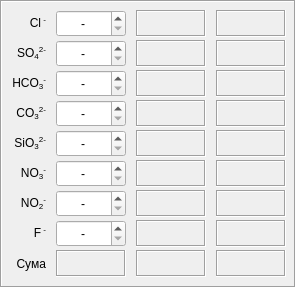
   <widget class="QFrame" name="frame_5">
    <property name="geometry">
     <rect>
      <x>815</x>
      <y>242</y>
      <width>296</width>
      <height>288</height>
     </rect>
    </property>
    <property name="frameShape">
     <enum>QFrame::Box</enum>
    </property>
    <property name="frameShadow">
     <enum>QFrame::Sunken</enum>
    </property>
    <widget class="QLabel" name="label_74">
     <property name="geometry">
      <rect>
       <x>136</x>
       <y>40</y>
       <width>70</width>
       <height>27</height>
      </rect>
     </property>
     <property name="frameShape">
      <enum>QFrame::Box</enum>
     </property>
     <property name="frameShadow">
      <enum>QFrame::Sunken</enum>
     </property>
     <property name="text">
      <string/>
     </property>
     <property name="alignment">
      <set>Qt::AlignCenter</set>
     </property>
    </widget>
    <widget class="QLabel" name="label_59">
     <property name="geometry">
      <rect>
       <x>6</x>
       <y>40</y>
       <width>40</width>
       <height>27</height>
      </rect>
     </property>
     <property name="text">
      <string>&lt;html&gt;&lt;head/&gt;&lt;body&gt;&lt;p&gt;SO&lt;span style=&quot; vertical-align:sub;&quot;&gt;4&lt;/span&gt;&lt;span style=&quot; vertical-align:super;&quot;&gt;2-&lt;/span&gt;&lt;/p&gt;&lt;/body&gt;&lt;/html&gt;</string>
     </property>
     <property name="alignment">
      <set>Qt::AlignRight|Qt::AlignTrailing|Qt::AlignVCenter</set>
     </property>
     <property name="wordWrap">
      <bool>true</bool>
     </property>
    </widget>
    <widget class="QDoubleSpinBox" name="doubleSpinBox_18">
     <property name="geometry">
      <rect>
       <x>56</x>
       <y>220</y>
       <width>70</width>
       <height>27</height>
      </rect>
     </property>
     <property name="locale">
      <locale language="C" country="AnyCountry"/>
     </property>
     <property name="alignment">
      <set>Qt::AlignCenter</set>
     </property>
     <property name="specialValueText">
      <string>-</string>
     </property>
     <property name="decimals">
      <number>1</number>
     </property>
     <property name="minimum">
      <double>-0.100000000000000</double>
     </property>
     <property name="maximum">
      <double>99999.899999999994179</double>
     </property>
     <property name="singleStep">
      <double>0.100000000000000</double>
     </property>
     <property name="value">
      <double>-0.100000000000000</double>
     </property>
    </widget>
    <widget class="QDoubleSpinBox" name="doubleSpinBox_12">
     <property name="geometry">
      <rect>
       <x>56</x>
       <y>40</y>
       <width>70</width>
       <height>27</height>
      </rect>
     </property>
     <property name="locale">
      <locale language="C" country="AnyCountry"/>
     </property>
     <property name="alignment">
      <set>Qt::AlignCenter</set>
     </property>
     <property name="specialValueText">
      <string>-</string>
     </property>
     <property name="decimals">
      <number>1</number>
     </property>
     <property name="minimum">
      <double>-0.100000000000000</double>
     </property>
     <property name="maximum">
      <double>99999.899999999994179</double>
     </property>
     <property name="singleStep">
      <double>0.100000000000000</double>
     </property>
     <property name="value">
      <double>-0.100000000000000</double>
     </property>
    </widget>
    <widget class="QLabel" name="label_75">
     <property name="geometry">
      <rect>
       <x>136</x>
       <y>70</y>
       <width>70</width>
       <height>27</height>
      </rect>
     </property>
     <property name="frameShape">
      <enum>QFrame::Box</enum>
     </property>
     <property name="frameShadow">
      <enum>QFrame::Sunken</enum>
     </property>
     <property name="text">
      <string/>
     </property>
     <property name="alignment">
      <set>Qt::AlignCenter</set>
     </property>
    </widget>
    <widget class="QLabel" name="label_29">
     <property name="geometry">
      <rect>
       <x>136</x>
       <y>10</y>
       <width>70</width>
       <height>27</height>
      </rect>
     </property>
     <property name="frameShape">
      <enum>QFrame::Box</enum>
     </property>
     <property name="frameShadow">
      <enum>QFrame::Sunken</enum>
     </property>
     <property name="text">
      <string/>
     </property>
     <property name="alignment">
      <set>Qt::AlignCenter</set>
     </property>
    </widget>
    <widget class="QDoubleSpinBox" name="doubleSpinBox_14">
     <property name="geometry">
      <rect>
       <x>56</x>
       <y>100</y>
       <width>70</width>
       <height>27</height>
      </rect>
     </property>
     <property name="locale">
      <locale language="C" country="AnyCountry"/>
     </property>
     <property name="alignment">
      <set>Qt::AlignCenter</set>
     </property>
     <property name="specialValueText">
      <string>-</string>
     </property>
     <property name="decimals">
      <number>1</number>
     </property>
     <property name="minimum">
      <double>-0.100000000000000</double>
     </property>
     <property name="maximum">
      <double>99999.899999999994179</double>
     </property>
     <property name="singleStep">
      <double>0.100000000000000</double>
     </property>
     <property name="value">
      <double>-0.100000000000000</double>
     </property>
    </widget>
    <widget class="QLabel" name="label_62">
     <property name="geometry">
      <rect>
       <x>6</x>
       <y>130</y>
       <width>40</width>
       <height>27</height>
      </rect>
     </property>
     <property name="text">
      <string>&lt;html&gt;&lt;head/&gt;&lt;body&gt;&lt;p&gt;SiO&lt;span style=&quot; vertical-align:sub;&quot;&gt;3&lt;/span&gt;&lt;span style=&quot; vertical-align:super;&quot;&gt;2-&lt;/span&gt;&lt;/p&gt;&lt;/body&gt;&lt;/html&gt;</string>
     </property>
     <property name="alignment">
      <set>Qt::AlignRight|Qt::AlignTrailing|Qt::AlignVCenter</set>
     </property>
     <property name="wordWrap">
      <bool>true</bool>
     </property>
    </widget>
    <widget class="QLabel" name="label_82">
     <property name="geometry">
      <rect>
       <x>216</x>
       <y>220</y>
       <width>70</width>
       <height>27</height>
      </rect>
     </property>
     <property name="frameShape">
      <enum>QFrame::Box</enum>
     </property>
     <property name="frameShadow">
      <enum>QFrame::Sunken</enum>
     </property>
     <property name="text">
      <string/>
     </property>
     <property name="alignment">
      <set>Qt::AlignCenter</set>
     </property>
    </widget>
    <widget class="QLabel" name="label_76">
     <property name="geometry">
      <rect>
       <x>136</x>
       <y>100</y>
       <width>70</width>
       <height>27</height>
      </rect>
     </property>
     <property name="frameShape">
      <enum>QFrame::Box</enum>
     </property>
     <property name="frameShadow">
      <enum>QFrame::Sunken</enum>
     </property>
     <property name="text">
      <string/>
     </property>
     <property name="alignment">
      <set>Qt::AlignCenter</set>
     </property>
    </widget>
    <widget class="QLabel" name="label_78">
     <property name="geometry">
      <rect>
       <x>136</x>
       <y>160</y>
       <width>70</width>
       <height>27</height>
      </rect>
     </property>
     <property name="frameShape">
      <enum>QFrame::Box</enum>
     </property>
     <property name="frameShadow">
      <enum>QFrame::Sunken</enum>
     </property>
     <property name="text">
      <string/>
     </property>
     <property name="alignment">
      <set>Qt::AlignCenter</set>
     </property>
    </widget>
    <widget class="QLabel" name="label_88">
     <property name="geometry">
      <rect>
       <x>216</x>
       <y>10</y>
       <width>70</width>
       <height>27</height>
      </rect>
     </property>
     <property name="frameShape">
      <enum>QFrame::Box</enum>
     </property>
     <property name="frameShadow">
      <enum>QFrame::Sunken</enum>
     </property>
     <property name="text">
      <string/>
     </property>
     <property name="alignment">
      <set>Qt::AlignCenter</set>
     </property>
    </widget>
    <widget class="QLabel" name="label_65">
     <property name="geometry">
      <rect>
       <x>6</x>
       <y>220</y>
       <width>40</width>
       <height>27</height>
      </rect>
     </property>
     <property name="text">
      <string>&lt;html&gt;&lt;head/&gt;&lt;body&gt;&lt;p&gt;F&lt;span style=&quot; vertical-align:super;&quot;&gt; -&lt;/span&gt;&lt;/p&gt;&lt;/body&gt;&lt;/html&gt;</string>
     </property>
     <property name="alignment">
      <set>Qt::AlignRight|Qt::AlignTrailing|Qt::AlignVCenter</set>
     </property>
     <property name="wordWrap">
      <bool>true</bool>
     </property>
    </widget>
    <widget class="QLabel" name="label_83">
     <property name="geometry">
      <rect>
       <x>216</x>
       <y>130</y>
       <width>70</width>
       <height>27</height>
      </rect>
     </property>
     <property name="frameShape">
      <enum>QFrame::Box</enum>
     </property>
     <property name="frameShadow">
      <enum>QFrame::Sunken</enum>
     </property>
     <property name="text">
      <string/>
     </property>
     <property name="alignment">
      <set>Qt::AlignCenter</set>
     </property>
    </widget>
    <widget class="QLabel" name="label_61">
     <property name="geometry">
      <rect>
       <x>6</x>
       <y>100</y>
       <width>40</width>
       <height>27</height>
      </rect>
     </property>
     <property name="text">
      <string>&lt;html&gt;&lt;head/&gt;&lt;body&gt;&lt;p&gt;CO&lt;span style=&quot; vertical-align:sub;&quot;&gt;3&lt;/span&gt;&lt;span style=&quot; vertical-align:super;&quot;&gt;2-&lt;/span&gt;&lt;/p&gt;&lt;/body&gt;&lt;/html&gt;</string>
     </property>
     <property name="alignment">
      <set>Qt::AlignRight|Qt::AlignTrailing|Qt::AlignVCenter</set>
     </property>
     <property name="wordWrap">
      <bool>true</bool>
     </property>
    </widget>
    <widget class="QLabel" name="label_77">
     <property name="geometry">
      <rect>
       <x>136</x>
       <y>130</y>
       <width>70</width>
       <height>27</height>
      </rect>
     </property>
     <property name="frameShape">
      <enum>QFrame::Box</enum>
     </property>
     <property name="frameShadow">
      <enum>QFrame::Sunken</enum>
     </property>
     <property name="text">
      <string/>
     </property>
     <property name="alignment">
      <set>Qt::AlignCenter</set>
     </property>
    </widget>
    <widget class="QDoubleSpinBox" name="doubleSpinBox_15">
     <property name="geometry">
      <rect>
       <x>56</x>
       <y>130</y>
       <width>70</width>
       <height>27</height>
      </rect>
     </property>
     <property name="locale">
      <locale language="C" country="AnyCountry"/>
     </property>
     <property name="alignment">
      <set>Qt::AlignCenter</set>
     </property>
     <property name="specialValueText">
      <string>-</string>
     </property>
     <property name="decimals">
      <number>1</number>
     </property>
     <property name="minimum">
      <double>-0.100000000000000</double>
     </property>
     <property name="maximum">
      <double>99999.899999999994179</double>
     </property>
     <property name="singleStep">
      <double>0.100000000000000</double>
     </property>
     <property name="value">
      <double>-0.100000000000000</double>
     </property>
    </widget>
    <widget class="QDoubleSpinBox" name="doubleSpinBox_17">
     <property name="geometry">
      <rect>
       <x>56</x>
       <y>190</y>
       <width>70</width>
       <height>27</height>
      </rect>
     </property>
     <property name="locale">
      <locale language="C" country="AnyCountry"/>
     </property>
     <property name="alignment">
      <set>Qt::AlignCenter</set>
     </property>
     <property name="specialValueText">
      <string>-</string>
     </property>
     <property name="decimals">
      <number>1</number>
     </property>
     <property name="minimum">
      <double>-0.100000000000000</double>
     </property>
     <property name="maximum">
      <double>99999.899999999994179</double>
     </property>
     <property name="singleStep">
      <double>0.100000000000000</double>
     </property>
     <property name="value">
      <double>-0.100000000000000</double>
     </property>
    </widget>
    <widget class="QLabel" name="label_84">
     <property name="geometry">
      <rect>
       <x>216</x>
       <y>190</y>
       <width>70</width>
       <height>27</height>
      </rect>
     </property>
     <property name="frameShape">
      <enum>QFrame::Box</enum>
     </property>
     <property name="frameShadow">
      <enum>QFrame::Sunken</enum>
     </property>
     <property name="text">
      <string/>
     </property>
     <property name="alignment">
      <set>Qt::AlignCenter</set>
     </property>
    </widget>
    <widget class="QLabel" name="label_57">
     <property name="geometry">
      <rect>
       <x>6</x>
       <y>10</y>
       <width>40</width>
       <height>27</height>
      </rect>
     </property>
     <property name="text">
      <string>&lt;html&gt;&lt;head/&gt;&lt;body&gt;&lt;p&gt;Cl&lt;span style=&quot; vertical-align:super;&quot;&gt; -&lt;/span&gt;&lt;/p&gt;&lt;/body&gt;&lt;/html&gt;</string>
     </property>
     <property name="alignment">
      <set>Qt::AlignRight|Qt::AlignTrailing|Qt::AlignVCenter</set>
     </property>
     <property name="wordWrap">
      <bool>true</bool>
     </property>
    </widget>
    <widget class="QLabel" name="label_79">
     <property name="geometry">
      <rect>
       <x>136</x>
       <y>190</y>
       <width>70</width>
       <height>27</height>
      </rect>
     </property>
     <property name="frameShape">
      <enum>QFrame::Box</enum>
     </property>
     <property name="frameShadow">
      <enum>QFrame::Sunken</enum>
     </property>
     <property name="text">
      <string/>
     </property>
     <property name="alignment">
      <set>Qt::AlignCenter</set>
     </property>
    </widget>
    <widget class="QLabel" name="label_85">
     <property name="geometry">
      <rect>
       <x>216</x>
       <y>160</y>
       <width>70</width>
       <height>27</height>
      </rect>
     </property>
     <property name="frameShape">
      <enum>QFrame::Box</enum>
     </property>
     <property name="frameShadow">
      <enum>QFrame::Sunken</enum>
     </property>
     <property name="text">
      <string/>
     </property>
     <property name="alignment">
      <set>Qt::AlignCenter</set>
     </property>
    </widget>
    <widget class="QLabel" name="label_80">
     <property name="geometry">
      <rect>
       <x>136</x>
       <y>220</y>
       <width>70</width>
       <height>27</height>
      </rect>
     </property>
     <property name="frameShape">
      <enum>QFrame::Box</enum>
     </property>
     <property name="frameShadow">
      <enum>QFrame::Sunken</enum>
     </property>
     <property name="text">
      <string/>
     </property>
     <property name="alignment">
      <set>Qt::AlignCenter</set>
     </property>
    </widget>
    <widget class="QLabel" name="label_86">
     <property name="geometry">
      <rect>
       <x>216</x>
       <y>40</y>
       <width>70</width>
       <height>27</height>
      </rect>
     </property>
     <property name="frameShape">
      <enum>QFrame::Box</enum>
     </property>
     <property name="frameShadow">
      <enum>QFrame::Sunken</enum>
     </property>
     <property name="text">
      <string/>
     </property>
     <property name="alignment">
      <set>Qt::AlignCenter</set>
     </property>
    </widget>
    <widget class="QLabel" name="label_64">
     <property name="geometry">
      <rect>
       <x>6</x>
       <y>190</y>
       <width>40</width>
       <height>27</height>
      </rect>
     </property>
     <property name="text">
      <string>&lt;html&gt;&lt;head/&gt;&lt;body&gt;&lt;p&gt;NO&lt;span style=&quot; vertical-align:sub;&quot;&gt;2&lt;/span&gt;&lt;span style=&quot; vertical-align:super;&quot;&gt;-&lt;/span&gt;&lt;/p&gt;&lt;/body&gt;&lt;/html&gt;</string>
     </property>
     <property name="alignment">
      <set>Qt::AlignRight|Qt::AlignTrailing|Qt::AlignVCenter</set>
     </property>
     <property name="wordWrap">
      <bool>true</bool>
     </property>
    </widget>
    <widget class="QLabel" name="label_81">
     <property name="geometry">
      <rect>
       <x>216</x>
       <y>100</y>
       <width>70</width>
       <height>27</height>
      </rect>
     </property>
     <property name="frameShape">
      <enum>QFrame::Box</enum>
     </property>
     <property name="frameShadow">
      <enum>QFrame::Sunken</enum>
     </property>
     <property name="text">
      <string/>
     </property>
     <property name="alignment">
      <set>Qt::AlignCenter</set>
     </property>
    </widget>
    <widget class="QLabel" name="label_60">
     <property name="geometry">
      <rect>
       <x>6</x>
       <y>70</y>
       <width>40</width>
       <height>27</height>
      </rect>
     </property>
     <property name="text">
      <string>&lt;html&gt;&lt;head/&gt;&lt;body&gt;&lt;p&gt;HCO&lt;span style=&quot; vertical-align:sub;&quot;&gt;3&lt;/span&gt;&lt;span style=&quot; vertical-align:super;&quot;&gt;-&lt;/span&gt;&lt;/p&gt;&lt;/body&gt;&lt;/html&gt;</string>
     </property>
     <property name="alignment">
      <set>Qt::AlignRight|Qt::AlignTrailing|Qt::AlignVCenter</set>
     </property>
     <property name="wordWrap">
      <bool>true</bool>
     </property>
    </widget>
    <widget class="QLabel" name="label_87">
     <property name="geometry">
      <rect>
       <x>216</x>
       <y>70</y>
       <width>70</width>
       <height>27</height>
      </rect>
     </property>
     <property name="frameShape">
      <enum>QFrame::Box</enum>
     </property>
     <property name="frameShadow">
      <enum>QFrame::Sunken</enum>
     </property>
     <property name="text">
      <string/>
     </property>
     <property name="alignment">
      <set>Qt::AlignCenter</set>
     </property>
    </widget>
    <widget class="QDoubleSpinBox" name="doubleSpinBox_13">
     <property name="geometry">
      <rect>
       <x>56</x>
       <y>70</y>
       <width>70</width>
       <height>27</height>
      </rect>
     </property>
     <property name="locale">
      <locale language="C" country="AnyCountry"/>
     </property>
     <property name="alignment">
      <set>Qt::AlignCenter</set>
     </property>
     <property name="specialValueText">
      <string>-</string>
     </property>
     <property name="decimals">
      <number>1</number>
     </property>
     <property name="minimum">
      <double>-0.100000000000000</double>
     </property>
     <property name="maximum">
      <double>99999.899999999994179</double>
     </property>
     <property name="singleStep">
      <double>0.100000000000000</double>
     </property>
     <property name="value">
      <double>-0.100000000000000</double>
     </property>
    </widget>
    <widget class="QLabel" name="label_63">
     <property name="geometry">
      <rect>
       <x>6</x>
       <y>160</y>
       <width>40</width>
       <height>27</height>
      </rect>
     </property>
     <property name="text">
      <string>&lt;html&gt;&lt;head/&gt;&lt;body&gt;&lt;p&gt;NO&lt;span style=&quot; vertical-align:sub;&quot;&gt;3&lt;/span&gt;&lt;span style=&quot; vertical-align:super;&quot;&gt;-&lt;/span&gt;&lt;/p&gt;&lt;/body&gt;&lt;/html&gt;</string>
     </property>
     <property name="alignment">
      <set>Qt::AlignRight|Qt::AlignTrailing|Qt::AlignVCenter</set>
     </property>
     <property name="wordWrap">
      <bool>true</bool>
     </property>
    </widget>
    <widget class="QDoubleSpinBox" name="doubleSpinBox_11">
     <property name="geometry">
      <rect>
       <x>56</x>
       <y>10</y>
       <width>70</width>
       <height>27</height>
      </rect>
     </property>
     <property name="locale">
      <locale language="C" country="AnyCountry"/>
     </property>
     <property name="alignment">
      <set>Qt::AlignCenter</set>
     </property>
     <property name="specialValueText">
      <string>-</string>
     </property>
     <property name="decimals">
      <number>1</number>
     </property>
     <property name="minimum">
      <double>-0.100000000000000</double>
     </property>
     <property name="maximum">
      <double>99999.899999999994179</double>
     </property>
     <property name="singleStep">
      <double>0.100000000000000</double>
     </property>
     <property name="value">
      <double>-0.100000000000000</double>
     </property>
    </widget>
    <widget class="QDoubleSpinBox" name="doubleSpinBox_16">
     <property name="geometry">
      <rect>
       <x>56</x>
       <y>160</y>
       <width>70</width>
       <height>27</height>
      </rect>
     </property>
     <property name="locale">
      <locale language="C" country="AnyCountry"/>
     </property>
     <property name="alignment">
      <set>Qt::AlignCenter</set>
     </property>
     <property name="specialValueText">
      <string>-</string>
     </property>
     <property name="decimals">
      <number>1</number>
     </property>
     <property name="minimum">
      <double>-0.100000000000000</double>
     </property>
     <property name="maximum">
      <double>99999.899999999994179</double>
     </property>
     <property name="singleStep">
      <double>0.100000000000000</double>
     </property>
     <property name="value">
      <double>-0.100000000000000</double>
     </property>
    </widget>
    <widget class="QLabel" name="label_284">
     <property name="geometry">
      <rect>
       <x>56</x>
       <y>250</y>
       <width>70</width>
       <height>27</height>
      </rect>
     </property>
     <property name="frameShape">
      <enum>QFrame::Box</enum>
     </property>
     <property name="frameShadow">
      <enum>QFrame::Sunken</enum>
     </property>
     <property name="text">
      <string/>
     </property>
     <property name="alignment">
      <set>Qt::AlignCenter</set>
     </property>
    </widget>
    <widget class="QLabel" name="label_285">
     <property name="geometry">
      <rect>
       <x>136</x>
       <y>250</y>
       <width>70</width>
       <height>27</height>
      </rect>
     </property>
     <property name="frameShape">
      <enum>QFrame::Box</enum>
     </property>
     <property name="frameShadow">
      <enum>QFrame::Sunken</enum>
     </property>
     <property name="text">
      <string/>
     </property>
     <property name="alignment">
      <set>Qt::AlignCenter</set>
     </property>
    </widget>
    <widget class="QLabel" name="label_286">
     <property name="geometry">
      <rect>
       <x>216</x>
       <y>250</y>
       <width>70</width>
       <height>27</height>
      </rect>
     </property>
     <property name="frameShape">
      <enum>QFrame::Box</enum>
     </property>
     <property name="frameShadow">
      <enum>QFrame::Sunken</enum>
     </property>
     <property name="text">
      <string/>
     </property>
     <property name="alignment">
      <set>Qt::AlignCenter</set>
     </property>
    </widget>
    <widget class="QLabel" name="label_288">
     <property name="geometry">
      <rect>
       <x>6</x>
       <y>250</y>
       <width>40</width>
       <height>27</height>
      </rect>
     </property>
     <property name="text">
      <string>Сума</string>
     </property>
     <property name="alignment">
      <set>Qt::AlignRight|Qt::AlignTrailing|Qt::AlignVCenter</set>
     </property>
     <property name="wordWrap">
      <bool>true</bool>
     </property>
    </widget>
   </widget>
